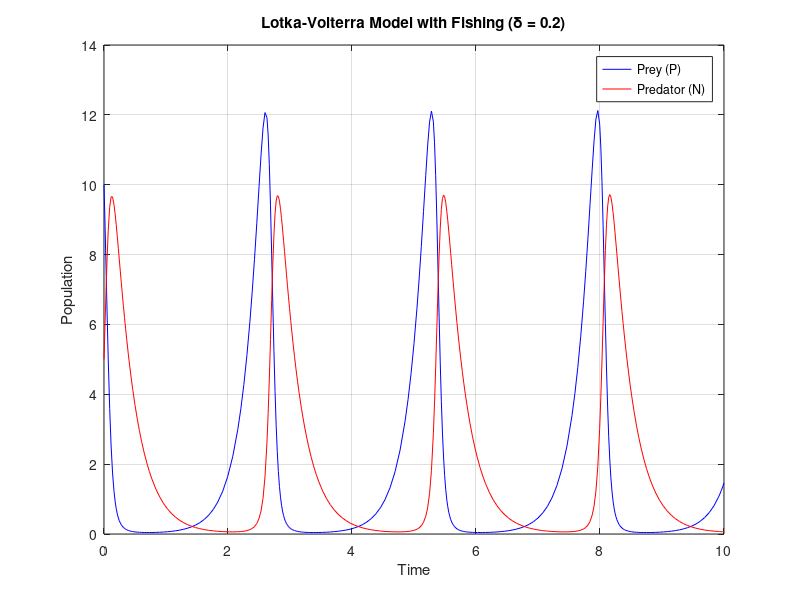

The MATLAB source for this figure:
% Define the Lotka-Volterra equations with fishing
LV_fishing_equations = @(t, y) [y(1) * (4 - 2 * y(2) - 0.2); y(2) * (1.5 * y(1) - 3 - 0.2)];

% Initial conditions
initial_conditions = [10; 5]; % N(0) = 10, P(0) = 5

% Time span for the simulation
time_span = [0 10]; % You can change the time span as needed

% Solve the differential equations using ode45 solver
[t, populations] = ode45(LV_fishing_equations, time_span, initial_conditions);

% Extract N(t) and P(t) from the populations matrix
N = populations(:, 1)
P = populations(:, 2)

% Plot the results
figure;
plot(t, N, 'b', t, P, 'r');
title('Lotka-Volterra Model with Fishing (\delta = 0.2)');
xlabel('Time');
ylabel('Population');
legend('Prey (P)', 'Predator (N)');
grid on;
